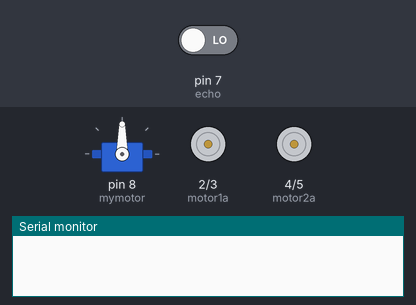
Simulated run of this sketch. Board: Arduino Uno, built with avr-gcc and run on an emulated ATmega328P. On the bench: servo, motor-driver pin pairs drawn as motors (green arrow = first pin HIGH = forward, orange = second pin HIGH = backward, longer = more drive), the last lines printed to the serial monitor. The test bench sets the inputs (shaded band); at power-on: pin 7 (echo) LOW.

Above: at 0.05 s.
At 3.5 s:
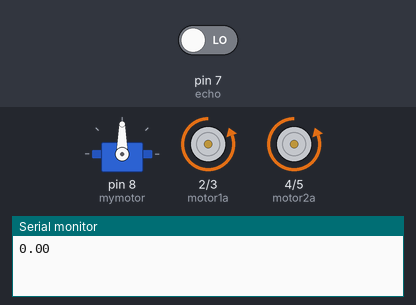
At 4.35 s:
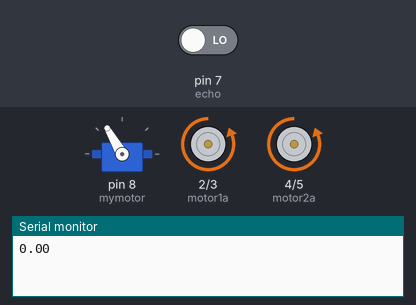
At 5.25 s:
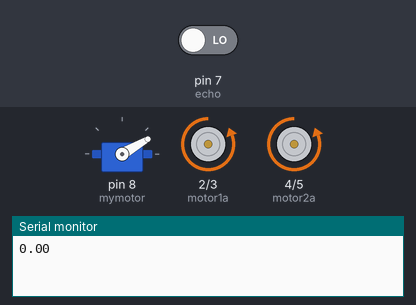
At 7.0 s:
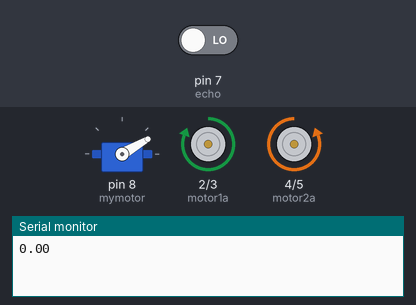
Timing chart, 0 to 9.1 s (numbered marks = the images above):
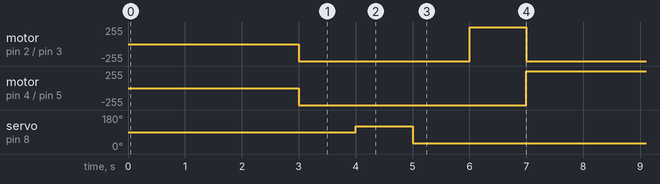

Measured:
- by itself, motor on pin 2 (motor1a) / pin 3 (motor1b): repeats every 7.0 s: forward 255/255 1.0 s, backward 255/255 6.0 s
- by itself, motor on pin 4 (motor2a) / pin 5 (motor2b): alternates forward 255/255 for 3.0 s and backward 255/255 for 4.0 s
- by itself, servo on pin 8 (mymotor): alternates 120° for 1.0 s and 30° for 6.0 s

The sketch:

obstacleAvoidingRobot.ino
```cpp
#include<Servo.h>
Servo mymotor;

#define motor1a 2
#define motor1b 3
#define motor2a 4
#define motor2b 5

#define trig 6
#define echo 7

void setup()
{
  Serial.begin(9600);

  mymotor.attach(8);

  pinMode(trig, OUTPUT);
  pinMode(echo, INPUT);

  pinMode(motor1a, OUTPUT);
  pinMode(motor1b, OUTPUT);

  pinMode(motor2a, OUTPUT);
  pinMode(motor2b, OUTPUT);
}

void forward(){
  digitalWrite(motor1a, HIGH);
  digitalWrite(motor1b, LOW);

  digitalWrite(motor2a, HIGH);
  digitalWrite(motor2b, LOW);
}
void backward(){
  digitalWrite(motor1a, LOW);
  digitalWrite(motor1b, HIGH);

  digitalWrite(motor2a, LOW);
  digitalWrite(motor2b, HIGH);
}
void left(){
  digitalWrite(motor1a, HIGH);
  digitalWrite(motor1b, LOW);

  digitalWrite(motor2a, LOW);
  digitalWrite(motor2b, HIGH);
}
void right(){
  digitalWrite(motor1a, LOW);
  digitalWrite(motor1b, HIGH);

  digitalWrite(motor2a, HIGH);
  digitalWrite(motor2b, LOW);
}
void stop(){
  digitalWrite(motor1a, LOW);
  digitalWrite(motor1b, LOW);

  digitalWrite(motor2a, LOW);
  digitalWrite(motor2b, LOW);
}
void loop()
{
  digitalWrite(trig, LOW);
  delay(1000);
  digitalWrite(trig, HIGH);
  delay(1000);
  digitalWrite(trig, LOW);

  float dist = pulseIn(echo, HIGH);
  float distance = dist*0.3433/20;
      //formula to convert garbage to cm
    Serial.println(distance);

  if(distance>50)
  {
    mymotor.write(0);
    forward();
  }
  else{
    backward();
    delay(1000);
    mymotor.write(120);
    delay(1000);
    mymotor.write(30);
    delay(1000);
    left();
    delay(1000);
    right();
  }

}
```
